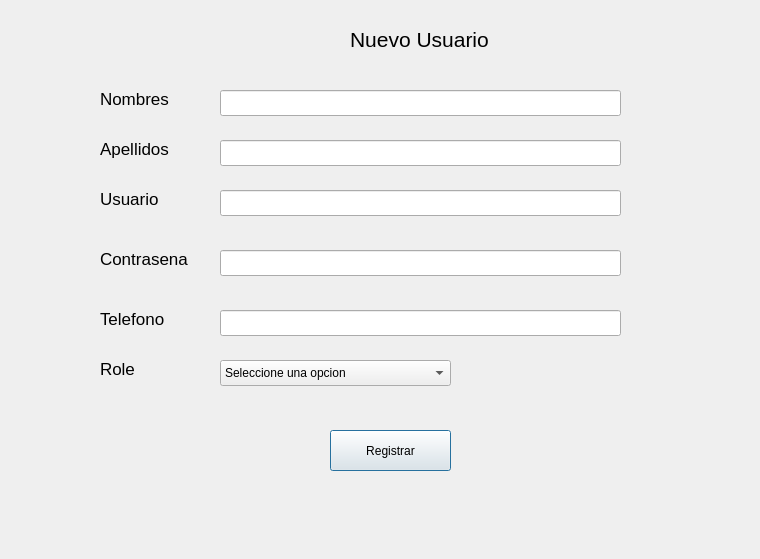
<?xml version="1.0" encoding="UTF-8"?>
<ui version="4.0">
 <class>dialogNuevoUsuario</class>
 <widget class="QDialog" name="dialogNuevoUsuario">
  <property name="windowModality">
   <enum>Qt::ApplicationModal</enum>
  </property>
  <property name="geometry">
   <rect>
    <x>0</x>
    <y>0</y>
    <width>760</width>
    <height>559</height>
   </rect>
  </property>
  <property name="sizePolicy">
   <sizepolicy hsizetype="Fixed" vsizetype="Fixed">
    <horstretch>0</horstretch>
    <verstretch>0</verstretch>
   </sizepolicy>
  </property>
  <property name="windowTitle">
   <string>Nuevo Usuario</string>
  </property>
  <widget class="QLabel" name="label">
   <property name="geometry">
    <rect>
     <x>100</x>
     <y>90</y>
     <width>91</width>
     <height>18</height>
    </rect>
   </property>
   <property name="font">
    <font>
     <family>Arial</family>
     <pointsize>13</pointsize>
    </font>
   </property>
   <property name="text">
    <string>Nombres</string>
   </property>
  </widget>
  <widget class="QLineEdit" name="txt_name">
   <property name="geometry">
    <rect>
     <x>220</x>
     <y>90</y>
     <width>401</width>
     <height>26</height>
    </rect>
   </property>
  </widget>
  <widget class="QLabel" name="label_2">
   <property name="geometry">
    <rect>
     <x>350</x>
     <y>30</y>
     <width>191</width>
     <height>18</height>
    </rect>
   </property>
   <property name="font">
    <font>
     <family>Arial</family>
     <pointsize>16</pointsize>
     <bold>false</bold>
    </font>
   </property>
   <property name="text">
    <string>Nuevo Usuario</string>
   </property>
  </widget>
  <widget class="QLabel" name="label_3">
   <property name="geometry">
    <rect>
     <x>100</x>
     <y>140</y>
     <width>91</width>
     <height>18</height>
    </rect>
   </property>
   <property name="font">
    <font>
     <family>Arial</family>
     <pointsize>13</pointsize>
    </font>
   </property>
   <property name="text">
    <string>Apellidos</string>
   </property>
  </widget>
  <widget class="QLineEdit" name="txt_last_name">
   <property name="geometry">
    <rect>
     <x>220</x>
     <y>140</y>
     <width>401</width>
     <height>26</height>
    </rect>
   </property>
  </widget>
  <widget class="QLabel" name="label_4">
   <property name="geometry">
    <rect>
     <x>100</x>
     <y>190</y>
     <width>81</width>
     <height>18</height>
    </rect>
   </property>
   <property name="font">
    <font>
     <family>Arial</family>
     <pointsize>13</pointsize>
    </font>
   </property>
   <property name="text">
    <string>Usuario</string>
   </property>
  </widget>
  <widget class="QLineEdit" name="txt_username">
   <property name="geometry">
    <rect>
     <x>220</x>
     <y>190</y>
     <width>401</width>
     <height>26</height>
    </rect>
   </property>
  </widget>
  <widget class="QLineEdit" name="txt_password">
   <property name="geometry">
    <rect>
     <x>220</x>
     <y>250</y>
     <width>401</width>
     <height>26</height>
    </rect>
   </property>
   <property name="text">
    <string/>
   </property>
   <property name="echoMode">
    <enum>QLineEdit::Password</enum>
   </property>
  </widget>
  <widget class="QLabel" name="label_5">
   <property name="geometry">
    <rect>
     <x>100</x>
     <y>250</y>
     <width>111</width>
     <height>18</height>
    </rect>
   </property>
   <property name="font">
    <font>
     <family>Arial</family>
     <pointsize>13</pointsize>
    </font>
   </property>
   <property name="text">
    <string>Contrasena</string>
   </property>
  </widget>
  <widget class="QLabel" name="label_6">
   <property name="geometry">
    <rect>
     <x>100</x>
     <y>310</y>
     <width>101</width>
     <height>18</height>
    </rect>
   </property>
   <property name="font">
    <font>
     <family>Arial</family>
     <pointsize>13</pointsize>
    </font>
   </property>
   <property name="text">
    <string>Telefono</string>
   </property>
  </widget>
  <widget class="QLineEdit" name="txt_phone">
   <property name="geometry">
    <rect>
     <x>220</x>
     <y>310</y>
     <width>401</width>
     <height>26</height>
    </rect>
   </property>
   <property name="text">
    <string/>
   </property>
  </widget>
  <widget class="QLabel" name="label_7">
   <property name="geometry">
    <rect>
     <x>100</x>
     <y>360</y>
     <width>101</width>
     <height>18</height>
    </rect>
   </property>
   <property name="font">
    <font>
     <family>Arial</family>
     <pointsize>13</pointsize>
    </font>
   </property>
   <property name="text">
    <string>Role</string>
   </property>
  </widget>
  <widget class="QComboBox" name="cb_role">
   <property name="geometry">
    <rect>
     <x>220</x>
     <y>360</y>
     <width>231</width>
     <height>26</height>
    </rect>
   </property>
   <item>
    <property name="text">
     <string>Seleccione una opcion</string>
    </property>
   </item>
   <item>
    <property name="text">
     <string>admin</string>
    </property>
   </item>
   <item>
    <property name="text">
     <string>user</string>
    </property>
   </item>
  </widget>
  <widget class="QPushButton" name="btn_register">
   <property name="geometry">
    <rect>
     <x>330</x>
     <y>430</y>
     <width>121</width>
     <height>41</height>
    </rect>
   </property>
   <property name="text">
    <string>Registrar</string>
   </property>
  </widget>
 </widget>
 <resources/>
 <connections/>
</ui>
